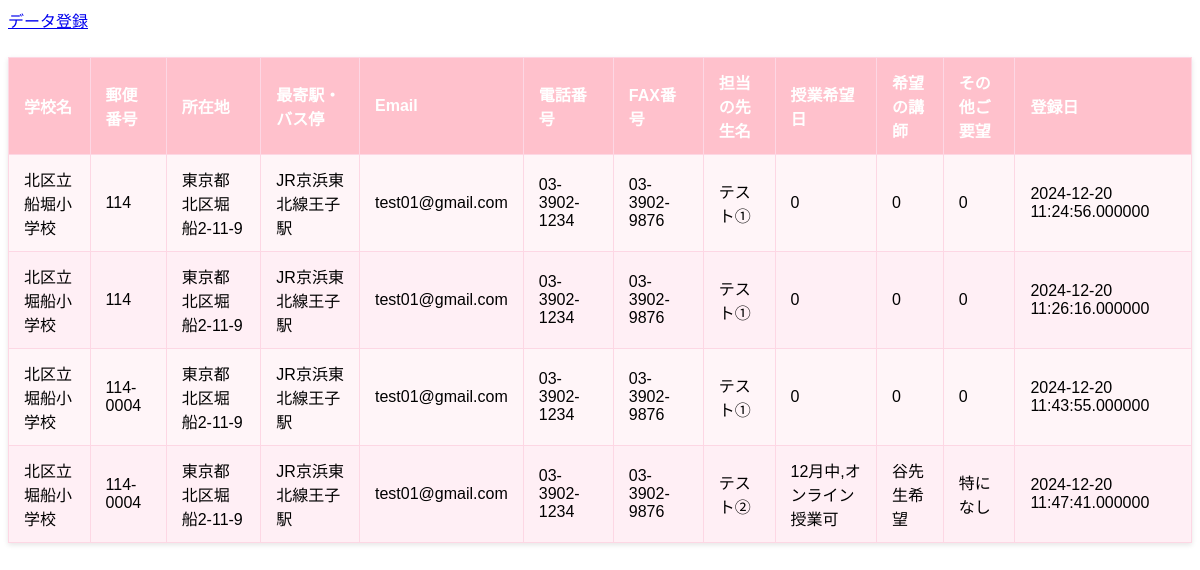
The page /select.php on the database as committed earlier.
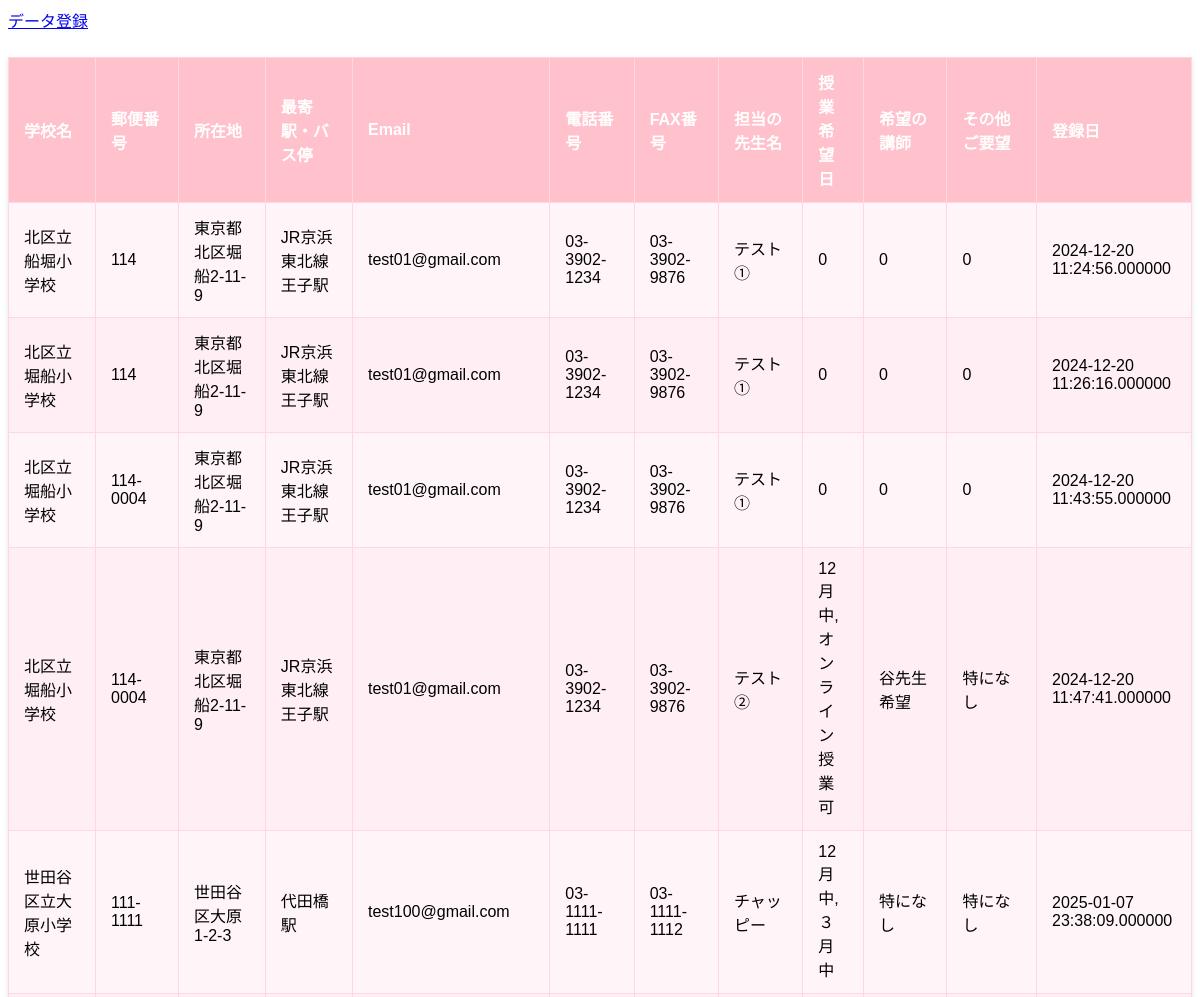
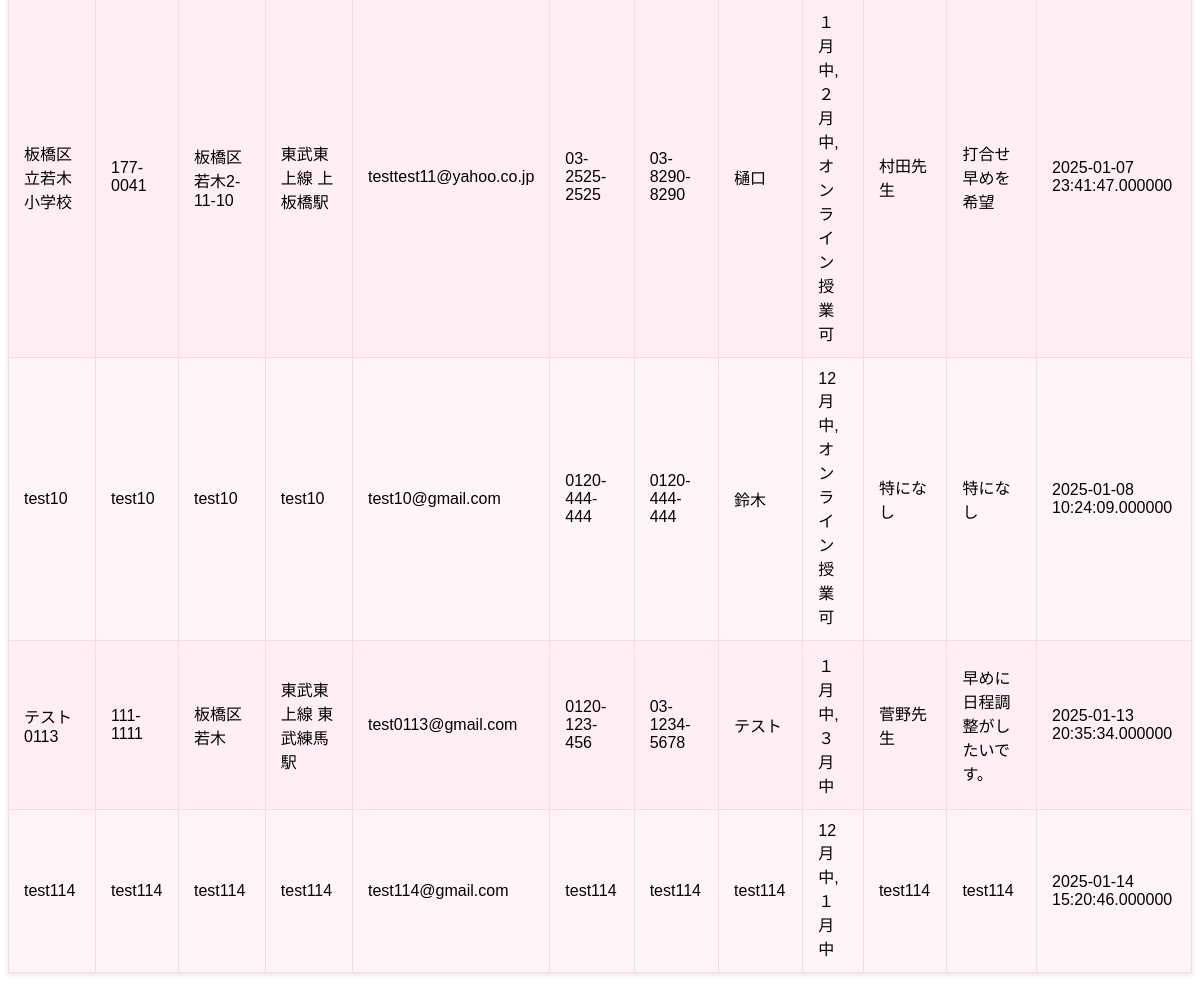
The same page on the database as committed later (2 pictures, top to bottom).
### tables this page shows
CREATE TABLE `gs_bm_table` (
  `id` int NOT NULL,
  `name` varchar(64) NOT NULL,
  `code` varchar(64) NOT NULL,
  `address` varchar(128) NOT NULL,
  `station` varchar(128) NOT NULL,
  `email` varchar(128) NOT NULL,
  `tel` varchar(64) NOT NULL,
  `fax` varchar(64) NOT NULL,
  `teacher` varchar(128) NOT NULL,
  `schedule` varchar(128) NOT NULL,
  `soroteacher` varchar(128) NOT NULL,
  `content` varchar(535) NOT NULL,
  `date` datetime(6) NOT NULL
);

### funcs.php (called while the page is built)
<?php
function h($stg){
    return htmlspecialchars($stg, ENT_QUOTES);
}

### select.php (the view, shortened to what this page needs)
<?php
require_once('funcs.php');
$db_name = '';
$db_host = '';
$db_id   = '';
$db_pw   = '';
try {
  $server_info = 'mysql:dbname=' . $db_name . ';charset=utf8;host=' . $db_host;
  $pdo = new PDO($server_info, $db_id, $db_pw);
} catch (PDOException $e) {
  exit('DB Connection Error:' . $e->getMessage());
}
$stmt = $pdo->prepare("SELECT * FROM gs_bm_table;");
$status = $stmt->execute();
$view = "";
if ($status === false) {
  $error = $stmt->errorInfo();
  exit("ErrorQuery: " . $error[2]);
} else {
  $view .= '<table class="styled-table">';
  $view .= '<thead><tr>';
  $view .= '<th>学校名</th><th>郵便番号</th><th>所在地</th><th>最寄駅・バス停</th>';
  $view .= '<th>Email</th><th>電話番号</th><th>FAX番号</th><th>担当の先生名</th>';
  $view .= '<th>授業希望日</th><th>希望の講師</th><th>その他ご要望</th><th>登録日</th>';
  $view .= '</tr></thead>';
  $view .= '<tbody>';
  while ($result = $stmt->fetch(PDO::FETCH_ASSOC)) {
    $view .= '<tr>';
    $view .= '<td>' . h($result['name']) . '</td>';
    $view .= '<td>' . h($result['code']) . '</td>';
    $view .= '<td>' . h($result['address']) . '</td>';
    $view .= '<td>' . h($result['station']) . '</td>';
    $view .= '<td>' . h($result['email']) . '</td>';
    $view .= '<td>' . h($result['tel']) . '</td>';
    $view .= '<td>' . h($result['fax']) . '</td>';
    $view .= '<td>' . h($result['teacher']) . '</td>';
    $view .= '<td>' . h($result['schedule']) . '</td>';
    $view .= '<td>' . h($result['soroteacher']) . '</td>';
    $view .= '<td>' . h($result['content']) . '</td>';
    $view .= '<td>' . h($result['date']) . '</td>';
    $view .= '</tr>';
  }
  $view .= '</tbody>';
  $view .= '</table>';
}
?>
<!DOCTYPE html>
<html lang="ja">
<head>
  <link rel="stylesheet" href="css/style2.css">
</head>
<body id="main">
  <header>
    <nav class="navbar navbar-default">
      <div class="container-fluid">
        <div class="navbar-header">
          <a class="navbar-brand" href="index.php">データ登録</a>
        </div>
      </div>
    </nav>
  </header>
  <div>
    <div class="container"><?= $view ?></div>
  </div>
</body>
</html>

### css/style2.css (style rules this page uses)
.styled-table { width: 100%; border-collapse: collapse; margin: 25px 0; font-size: 16px; font-family: 'Arial', sans-serif; box-shadow: 0 2px 5px rgba(0, 0, 0, 0.1); }
.styled-table thead tr { background-color: #FFC1CC; color: #ffffff; text-align: center; font-weight: bold; border-radius: 5px; }
.styled-table th, .styled-table td { padding: 12px 15px; border: 1px solid #FDD7E4; text-align: left; vertical-align: middle; }
.styled-table tbody tr:nth-of-type(odd) { background-color: #FFF5F8; }
.styled-table tbody tr:nth-of-type(even) { background-color: #FFEFF5; }

Rows that differ between the two databases and show on the page:
added gs_bm_table: name "世田谷区立大原小学校", code "111-1111", address "世田谷区大原1-2-3", station "代田橋駅", email "test100@gmail.com", tel "03-1111-1111", fax "03-1111-1112", teacher "チャッピー", schedule "12月中,３月中", soroteacher "特になし", content "特になし", date "2025-01-07 23:38:09.000000"
added gs_bm_table: name "板橋区立若木小学校", code "177-0041", address "板橋区若木2-11-10", station "東武東上線 上板橋駅", email "testtest11@yahoo.co.jp", tel "03-2525-2525", fax "03-8290-8290", teacher "樋口", schedule "１月中,２月中,オンライン授業可", soroteacher "村田先生", content "打合せ早めを希望", date "2025-01-07 23:41:47.000000"
added gs_bm_table: name "test10", code "test10", address "test10", station "test10", email "test10@gmail.com", tel "0120-444-444", fax "0120-444-444", teacher "鈴木", schedule "12月中,オンライン授業可", soroteacher "特になし", content "特になし", date "2025-01-08 10:24:09.000000"
added gs_bm_table: name "テスト0113", code "111-1111", address "板橋区若木", station "東武東上線 東武練馬駅", email "test0113@gmail.com", tel "0120-123-456", fax "03-1234-5678", teacher "テスト", schedule "１月中,３月中", soroteacher "菅野先生", content "早めに日程調整がしたいです。", date "2025-01-13 20:35:34.000000"
added gs_bm_table: name "test114", code "test114", address "test114", station "test114", email "test114@gmail.com", tel "test114", fax "test114", teacher "test114", schedule "12月中,１月中", soroteacher "test114", content "test114", date "2025-01-14 15:20:46.000000"
